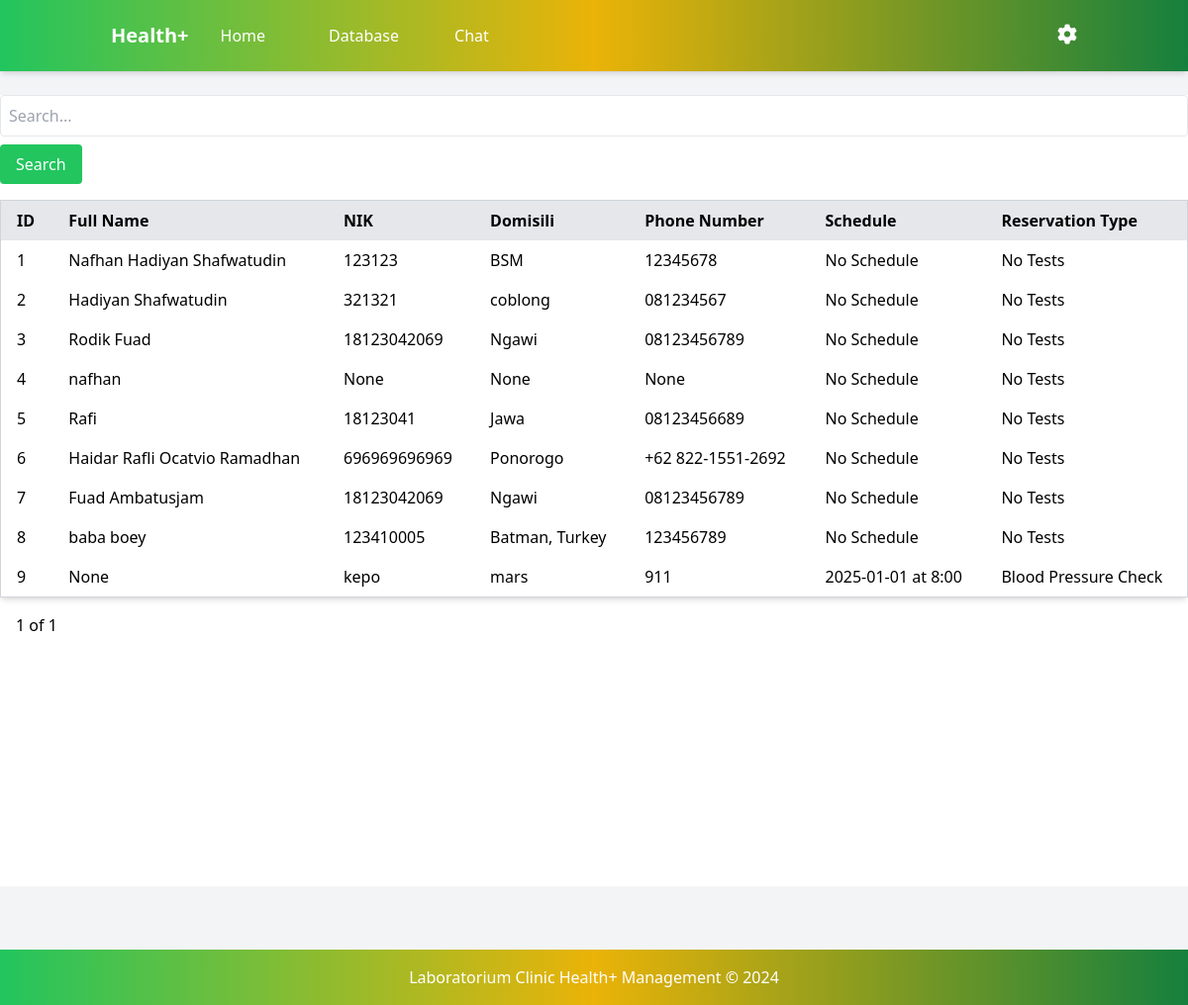
Page /database (signed in) on the committed database.
### app/models.py (models this page shows, shortened)
class PersonalData(db.Model):
    id = db.Column(db.Integer, primary_key=True)
    user_id = db.Column(db.Integer, db.ForeignKey('user.id'), unique=True, nullable=False)
    full_name = db.Column(db.String(100), nullable=False)
    nik = db.Column(db.String(20), nullable=False)
    domicile = db.Column(db.String(100), nullable=False)
    phone = db.Column(db.String(15), nullable=False)
    created_at = db.Column(db.DateTime, default=datetime.utcnow)
    user = db.relationship('User', backref=db.backref('personal_data', uselist=False), lazy=True)
    reservations = db.relationship('Reservation', back_populates='patient', lazy=True)

class Reservation(db.Model):
    id = db.Column(db.Integer, primary_key=True)
    patient_id = db.Column(db.Integer, db.ForeignKey('personal_data.id'), nullable=False)  # Foreign key ke PersonalData.id
    reservation_date = db.Column(db.String(20), nullable=False)
    reservation_time = db.Column(db.String(5), nullable=False)
    tests = db.Column(db.String(255), nullable=False)
    patient = db.relationship('PersonalData', back_populates='reservations')

### app/routes.py (the view, shortened to what this page needs)
@routes.route('/database', methods=['GET', 'POST'])
def database():
    search_query = request.args.get('search', '').strip()
    page = request.args.get('page', 1, type=int)  # Untuk navigasi halaman
    query = db.session.query(PersonalData).outerjoin(Reservation, Reservation.patient_id == PersonalData.id)
    patients = query.paginate(page=page, per_page=15, error_out=False)
    print(f"Total Pasien: {patients.total}")
    print(f"Jumlah Halaman: {patients.pages}")
    return render_template('database.html', patients=patients, search_query=search_query)

### templates/database.html (shortened to what this page needs)
{% extends "base_admin.html" %}
{% block content %}
<div class="min-h-screen bg-white bg-cover bg-center">
    <header class="bg-gradient-to-r from-green-500 via-yellow-500 to-green-700 text-white  shadow-md py-4 fixed w-full top-0 z-10">
        <div class="container mx-auto flex justify-between items-center px-6 space-x-8">
            <div class="flex items-center space-x-8">
                <a href="{{ url_for('routes.home_admin') }}" class="font-bold text-xl whitespace-nowrap">Health+</a>
                <nav class="flex space-x-6 items-center">
                    <a href="{{ url_for('routes.home_admin') }}" class="hover:underline">Home</a>
                        <a href="{{ url_for('routes.database') }}" class="block px-4 py-2 hover:bg-blue-100 hover:underline">Database</a>
                    <a href="{{ url_for('routes.chat_admin') }}" class="block px-4 py-2 hover:bg-blue-100 hover:underline">Chat</a>
                </nav>
            </div>
            <div class="relative">
                <button id="settingsButton" class="focus:outline-none">
                  <i id="settingsIcon" class="fa fa-cog text-xl cursor-pointer"></i>
                </button>
              </div>
        </div>
    </header>
    <form method="GET" action="{{ url_for('routes.database') }}" class="mb-4">
        <input type="text" name="search" value="{{ search_query }}" placeholder="Search..." class="border p-2 rounded w-full" />
        <button type="submit" class="bg-green-500 text-white px-4 py-2 rounded mt-2">Search</button>
    </form>
    <table class="min-w-full bg-white border border-gray-300 rounded shadow-md">
        <thead>
            <tr class="bg-gray-200">
                <th class="px-4 py-2 text-left">ID</th>
                <th class="px-4 py-2 text-left">Full Name</th>
                <th class="px-4 py-2 text-left">NIK</th>
                <th class="px-4 py-2 text-left">Domisili</th>
                <th class="px-4 py-2 text-left">Phone Number</th>
                <th class="px-4 py-2 text-left">Schedule</th>
                <th class="px-4 py-2 text-left">Reservation Type</th>
            </tr>
        </thead>
        <tbody>
            {% for patient in patients.items %}
                <tr>
                    <td class="px-4 py-2">{{ patient.id }}</td>
                    <td class="px-4 py-2">{{ patient.full_name }}</td>
                    <td class="px-4 py-2">{{ patient.nik }}</td>
                    <td class="px-4 py-2">{{ patient.domicile }}</td>
                    <td class="px-4 py-2">{{ patient.phone }}</td>
                    <td class="px-4 py-2">
                        {% if patient.reservations %}
                            {{ patient.reservations[0].reservation_date }} at {{ patient.reservations[0].reservation_time }}
                        {% else %}
                            No Schedule
                        {% endif %}
                    </td>
                    <td class="px-4 py-2">
                        {% if patient.reservations %}
                            {{ patient.reservations[0].tests }}
                        {% else %}
                            No Tests
                        {% endif %}
                    </td>
                </tr>
            {% else %}
                <tr>
                    <td colspan="7" class="text-center px-4 py-2">No data available</td>
                </tr>
            {% endfor %}
        </tbody>
    </table>
    <div class="mt-4">
        <span class="px-4 py-2">{{ patients.page }} of {{ patients.pages }}</span>
    </div>
</div>
{% endblock %}

### rows in the picture
PersonalData: id "1", full_name "Nafhan Hadiyan Shafwatudin", nik "123123", domicile "BSM", phone "12345678", shows "No Schedule", shows "No Tests"
PersonalData: id "2", full_name "Hadiyan Shafwatudin", nik "321321", domicile "coblong", phone "081234567", shows "No Schedule", shows "No Tests"
PersonalData: id "3", full_name "Rodik Fuad", nik "18123042069", domicile "Ngawi", phone "08123456789", shows "No Schedule", shows "No Tests"
PersonalData: id "4", full_name "nafhan", nik "None", domicile "None", phone "None", shows "No Schedule", shows "No Tests"
PersonalData: id "5", full_name "Rafi", nik "18123041", domicile "Jawa", phone "08123456689", shows "No Schedule", shows "No Tests"
PersonalData: id "6", full_name "Haidar Rafli Ocatvio Ramadhan", nik "696969696969", domicile "Ponorogo", phone "+62 822-1551-2692", shows "No Schedule", shows "No Tests"
PersonalData: id "7", full_name "Fuad Ambatusjam", nik "18123042069", domicile "Ngawi", phone "08123456789", shows "No Schedule", shows "No Tests"
PersonalData: id "8", full_name "baba boey", nik "123410005", domicile "Batman, Turkey", phone "123456789", shows "No Schedule", shows "No Tests"
PersonalData: id "9", full_name "None", nik "kepo", domicile "mars", phone "911", reservation_date "2025-01-01", reservation_time "8:00", tests "Blood Pressure Check"

### other values in the picture
{{ patients.page }} "1"
{{ patients.pages }} "1"
